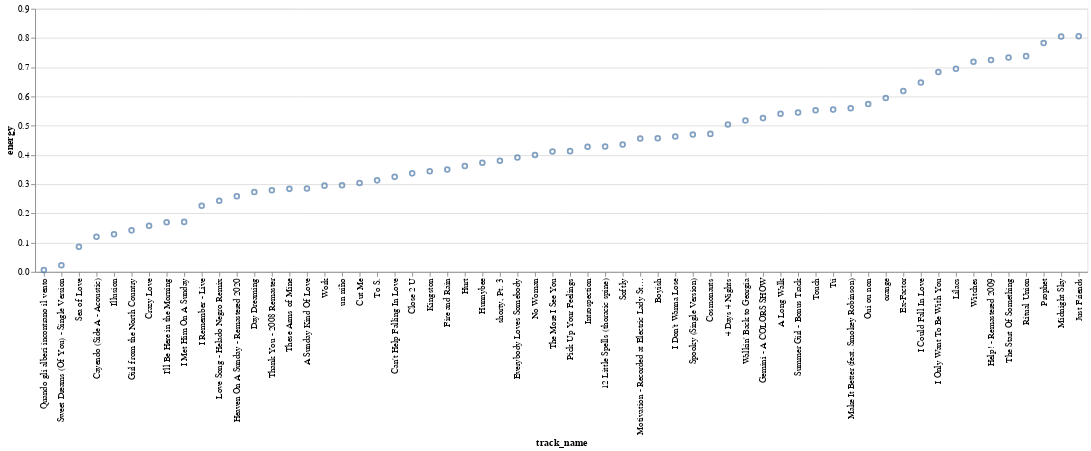

The notebook cell this image was saved under:
### Code cell
avas_energy = avas_audio_features_df.sort_values(by=['energy', "danceability"])
print(avas_energy["track_name"])

alt.Chart(avas_energy).mark_point().encode(
    x=alt.X("track_name", sort=None),
    y=alt.Y("energy"),
    tooltip=["artist", "track_name"]
)

### Figure 1 — Vega-Lite specification as saved in the notebook (floating-point values rounded to 4 significant figures)
{"config": {"view": {"continuousWidth": 400, "continuousHeight": 300}}, "data": {"name": "data-53bac8af68109fa2acf39f87df96c2fa"}, "mark": "point", "encoding": {"tooltip": [{"field": "artist", "type": "nominal"}, {"field": "track_name", "type": "nominal"}], "x": {"field": "track_name", "sort": null, "type": "nominal"}, "y": {"field": "energy", "type": "quantitative"}}, "$schema": "https://vega.github.io/schema/vega-lite/v4.17.0.json", "datasets": {"data-53bac8af68109fa2acf39f87df96c2fa": [{"artist": "Riccardo Lucciano", "album": "Quando gli alberi incontrano il vento", "track_name": "Quando gli alberi incontrano il vento", "track_id": "1HByqL0NBv4U3EXobDUkiy", "danceability": 0.331, "energy": 0.00622, "key": 2, "loudness": -27.57, "mode": 0, "speechiness": 0.0491, "instrumentalness": 0.897, "liveness": 0.0889, "valence": 0.061, "tempo": 68.03, "duration_ms": 175186, "time_signature": 4}, {"artist": "Patsy Cline", "album": "The Patsy Cline Story", "track_name": "Sweet Dreams (Of You) - Single Version", "track_id": "0gnQsZ607gfNhIUqCNFC1G", "danceability": 0.321, "energy": 0.0227, "key": 8, "loudness": -22.7, "mode": 1, "speechiness": 0.0349, "instrumentalness": 0.0, "liveness": 0.313, "valence": 0.312, "tempo": 83.32, "duration_ms": 155733, "time_signature": 4}, {"artist": "Cat Power", "album": "The Covers Record", "track_name": "Sea of Love", "track_id": "1J3w85cS3FEmoSKRu2dQJ8", "danceability": 0.561, "energy": 0.0859, "key": 6, "loudness": -11.48, "mode": 0, "speechiness": 0.0511, "instrumentalness": 0.0, "liveness": 0.16, "valence": 0.117, "tempo": 78.37, "duration_ms": 139467, "time_signature": 4}, {"artist": "Frank Ocean", "album": "Cayendo (Side A - Acoustic)", "track_name": "Cayendo (Side A - Acoustic)", "track_id": "72794Eag03xdy7TO0KNuid", "danceability": 0.35, "energy": 0.12, "key": 3, "loudness": -11.1, "mode": 0, "speechiness": 0.0393, "instrumentalness": 0.000289, "liveness": 0.103, "valence": 0.121, "tempo": 69.0, "duration_ms": 202200, "time_signature": 4}, {"artist": "Gaby Moreno", "album": "Ilusión", "track_name": "Illusion", "track_id": "5ZIa8cVHWHnq6AArR7E2Xe", "danceability": 0.458, "energy": 0.129, "key": 4, "loudness": -12.84, "mode": 1, "speechiness": 0.0497, "instrumentalness": 0.0, "liveness": 0.0908, "valence": 0.229, "tempo": 80.14, "duration_ms": 200547, "time_signature": 1}, {"artist": "Bob Dylan", "album": "Nashville Skyline", "track_name": "Girl from the North Country", "track_id": "4K1imZQQ0yKtJ40vGmUajS", "danceability": 0.607, "energy": 0.142, "key": 7, "loudness": -23.45, "mode": 1, "speechiness": 0.0382, "instrumentalness": 0.000197, "liveness": 0.121, "valence": 0.305, "tempo": 118.9, "duration_ms": 220400, "time_signature": 4}, {"artist": "Irene Diaz", "album": "I Love You Madly EP", "track_name": "Crazy Love", "track_id": "3C4njwEL5bda64vv1JAQt5", "danceability": 0.441, "energy": 0.158, "key": 3, "loudness": -13.52, "mode": 1, "speechiness": 0.0362, "instrumentalness": 0.00043, "liveness": 0.0901, "valence": 0.0384, "tempo": 158.7, "duration_ms": 226200, "time_signature": 4}, {"artist": "Townes Van Zandt", "album": "Townes Van Zandt", "track_name": "I'll Be Here in the Morning", "track_id": "0HLBLRkkTOlAmjonShicD0", "danceability": 0.558, "energy": 0.17, "key": 4, "loudness": -18.88, "mode": 1, "speechiness": 0.0331, "instrumentalness": 0.037, "liveness": 0.113, "valence": 0.635, "tempo": 76.83, "duration_ms": 180107, "time_signature": 4}, {"artist": "Laura Nyro", "album": "Gonna Take A Miracle", "track_name": "I Met Him On A Sunday", "track_id": "1BbuB46ewGPlZYSLtcdANi", "danceability": 0.731, "energy": 0.171, "key": 8, "loudness": -11.25, "mode": 1, "speechiness": 0.0908, "instrumentalness": 3.66e-06, "liveness": 0.108, "valence": 0.587, "tempo": 122.2, "duration_ms": 109827, "time_signature": 4}, {"artist": "Ms. Lauryn Hill", "album": "MTV Unplugged No. 2.0", "track_name": "I Remember - Live", "track_id": "7vXnfKmzcCXJgRei61vmIc", "danceability": 0.47, "energy": 0.226, "key": 4, "loudness": -13.06, "mode": 0, "speechiness": 0.101, "instrumentalness": 8.57e-06, "liveness": 0.841, "valence": 0.24, "tempo": 180.2, "duration_ms": 226667, "time_signature": 4}, {"artist": "Devendra Banhart", "album": "Love Song (Helado Negro Remix)", "track_name": "Love Song - Helado Negro Remix", "track_id": "2PKJ88Ap4ebLFxJ4lwAGRF", "danceability": 0.734, "energy": 0.243, "key": 0, "loudness": -15.84, "mode": 0, "speechiness": 0.0901, "instrumentalness": 0.0279, "liveness": 0.0623, "valence": 0.677, "tempo": 153.5, "duration_ms": 259227, "time_signature": 4}, {"artist": "Paul McCartney", "album": "Family", "track_name": "Heaven On A Sunday - Remastered 2020", "track_id": "2QKc9GUNeEWco5TnxU3U8N", "danceability": 0.821, "energy": 0.259, "key": 9, "loudness": -16.16, "mode": 0, "speechiness": 0.0393, "instrumentalness": 0.00077, "liveness": 0.0595, "valence": 0.526, "tempo": 99.92, "duration_ms": 266720, "time_signature": 4}, {"artist": "Aretha Franklin", "album": "Young, Gifted and Black", "track_name": "Day Dreaming", "track_id": "7L4G39PVgMfaeHRyi1ML7y", "danceability": 0.463, "energy": 0.273, "key": 0, "loudness": -15.36, "mode": 0, "speechiness": 0.074, "instrumentalness": 0.000367, "liveness": 0.101, "valence": 0.293, "tempo": 146.4, "duration_ms": 239960, "time_signature": 4}, {"artist": "Bonnie Raitt", "album": "Bonnie Raitt (2008 Remaster)", "track_name": "Thank You - 2008 Remaster", "track_id": "2zLIjfjQ8kMy7WSSLmF0I2", "danceability": 0.67, "energy": 0.279, "key": 5, "loudness": -15.59, "mode": 1, "speechiness": 0.0289, "instrumentalness": 0.00879, "liveness": 0.109, "valence": 0.552, "tempo": 77.82, "duration_ms": 170800, "time_signature": 4}, {"artist": "Otis Redding", "album": "Pain in My Heart", "track_name": "These Arms of Mine", "track_id": "4skknrc3sJqaPTtUr2cwFq", "danceability": 0.403, "energy": 0.284, "key": 10, "loudness": -14.01, "mode": 1, "speechiness": 0.0338, "instrumentalness": 0.0, "liveness": 0.142, "valence": 0.686, "tempo": 176.5, "duration_ms": 154533, "time_signature": 3}, {"artist": "Etta James", "album": "At Last!", "track_name": "A Sunday Kind Of Love", "track_id": "0zGLlXbHlrAyBN1x6sY0rb", "danceability": 0.421, "energy": 0.285, "key": 2, "loudness": -9.43, "mode": 0, "speechiness": 0.0293, "instrumentalness": 1.55e-06, "liveness": 0.233, "valence": 0.402, "tempo": 85.86, "duration_ms": 196133, "time_signature": 4}, {"artist": "Charlotte Day Wilson", "album": "Work", "track_name": "Work", "track_id": "5T1xKMA4xA7MDX4EiB8Cup", "danceability": 0.599, "energy": 0.295, "key": 1, "loudness": -8.036, "mode": 1, "speechiness": 0.0311, "instrumentalness": 0.208, "liveness": 0.0801, "valence": 0.162, "tempo": 129.9, "duration_ms": 224482, "time_signature": 3}, {"artist": "Alaina Castillo", "album": "mensajes de voz", "track_name": "un niño", "track_id": "1TXeqjCYIahhfooXkdb3aI", "danceability": 0.493, "energy": 0.296, "key": 7, "loudness": -5.598, "mode": 0, "speechiness": 0.0761, "instrumentalness": 0.0, "liveness": 0.0957, "valence": 0.351, "tempo": 197.7, "duration_ms": 185682, "time_signature": 3}, {"artist": "Moses Sumney", "album": "græ", "track_name": "Cut Me", "track_id": "6YheRoPUnQc0mXiWBUiQz5", "danceability": 0.509, "energy": 0.304, "key": 6, "loudness": -11.14, "mode": 1, "speechiness": 0.035, "instrumentalness": 0.00336, "liveness": 0.102, "valence": 0.355, "tempo": 165.8, "duration_ms": 250120, "time_signature": 4}, {"artist": "Father John Misty", "album": "To S. / To R.", "track_name": "To S.", "track_id": "0AF7W7iFUbBWrbAbNCN3wf", "danceability": 0.391, "energy": 0.313, "key": 2, "loudness": -9.942, "mode": 1, "speechiness": 0.0278, "instrumentalness": 0.0011, "liveness": 0.0916, "valence": 0.0963, "tempo": 72.97, "duration_ms": 260867, "time_signature": 4}, {"artist": "Elvis Presley", "album": "Elvis 30 #1 Hits", "track_name": "Can't Help Falling In Love", "track_id": "4hAUynwghvrqDXs1ejKNEq", "danceability": 0.438, "energy": 0.325, "key": 2, "loudness": -11.07, "mode": 1, "speechiness": 0.0268, "instrumentalness": 5e-06, "liveness": 0.107, "valence": 0.362, "tempo": 101.6, "duration_ms": 177840, "time_signature": 3}, {"artist": "Raveena", "album": "Moonstone EP", "track_name": "Close 2 U", "track_id": "7rgvhF2a3WjRkRtx2lndyc", "danceability": 0.758, "energy": 0.337, "key": 0, "loudness": -9.776, "mode": 1, "speechiness": 0.0494, "instrumentalness": 1.94e-05, "liveness": 0.165, "valence": 0.368, "tempo": 93.01, "duration_ms": 239835, "time_signature": 4}, {"artist": "Faye Webster", "album": "Atlanta Millionaires Club", "track_name": "Kingston", "track_id": "0EDQwboQDmswDRn58wcslg", "danceability": 0.729, "energy": 0.344, "key": 10, "loudness": -9.541, "mode": 0, "speechiness": 0.0395, "instrumentalness": 0.00107, "liveness": 0.134, "valence": 0.543, "tempo": 142.1, "duration_ms": 202160, "time_signature": 4}, {"artist": "James Taylor", "album": "Greatest Hits", "track_name": "Fire and Rain", "track_id": "1XUKItaRs2494LclJwHhl8", "danceability": 0.611, "energy": 0.35, "key": 5, "loudness": -14.48, "mode": 1, "speechiness": 0.0356, "instrumentalness": 7.84e-06, "liveness": 0.0844, "valence": 0.36, "tempo": 76.06, "duration_ms": 200579, "time_signature": 4}, {"artist": "Arlo Parks", "album": "Collapsed In Sunbeams", "track_name": "Hurt", "track_id": "6ZVVax9sMTB6HPKu36eYZs", "danceability": 0.676, "energy": 0.362, "key": 4, "loudness": -9.492, "mode": 0, "speechiness": 0.0323, "instrumentalness": 0.000249, "liveness": 0.168, "valence": 0.733, "tempo": 94.97, "duration_ms": 216027, "time_signature": 4}, {"artist": "Unknown Mortal Orchestra", "album": "Sex & Food", "track_name": "Hunnybee", "track_id": "3DPFmwFtV5ElQaTniLOdgk", "danceability": 0.956, "energy": 0.373, "key": 6, "loudness": -7.963, "mode": 1, "speechiness": 0.0773, "instrumentalness": 0.394, "liveness": 0.314, "valence": 0.568, "tempo": 120.0, "duration_ms": 268333, "time_signature": 4}, {"artist": "Deem Spencer", "album": "Pretty Face", "track_name": "shorty, Pt. 3", "track_id": "31XL5susxAEOSMNvahOg5F", "danceability": 0.544, "energy": 0.38, "key": 8, "loudness": -12.24, "mode": 1, "speechiness": 0.304, "instrumentalness": 0.011, "liveness": 0.102, "valence": 0.401, "tempo": 59.82, "duration_ms": 161442, "time_signature": 4}, {"artist": "Dean Martin", "album": "Everybody Loves Somebody", "track_name": "Everybody Loves Somebody", "track_id": "5I9sHwLDX28tLtzVgKLtpr", "danceability": 0.366, "energy": 0.391, "key": 3, "loudness": -12.32, "mode": 1, "speechiness": 0.0425, "instrumentalness": 0.0, "liveness": 0.352, "valence": 0.461, "tempo": 119.2, "duration_ms": 164547, "time_signature": 3}, {"artist": "Whitney", "album": "Light Upon the Lake", "track_name": "No Woman", "track_id": "1CLmFKW99S8eJrebO3GB04", "danceability": 0.581, "energy": 0.4, "key": 2, "loudness": -8.739, "mode": 1, "speechiness": 0.0291, "instrumentalness": 0.576, "liveness": 0.161, "valence": 0.433, "tempo": 112.3, "duration_ms": 237973, "time_signature": 4}, {"artist": "Chris Montez", "album": "The More I See You", "track_name": "The More I See You", "track_id": "2FqVUZc8DSxibYFtTiOI26", "danceability": 0.716, "energy": 0.412, "key": 3, "loudness": -12.06, "mode": 1, "speechiness": 0.0354, "instrumentalness": 0.0, "liveness": 0.0624, "valence": 0.51, "tempo": 124.3, "duration_ms": 163920, "time_signature": 4}, {"artist": "Jazmine Sullivan", "album": "Heaux Tales", "track_name": "Pick Up Your Feelings", "track_id": "2I7CJZLo2nDqGuzZJA1XlZ", "danceability": 0.758, "energy": 0.413, "key": 2, "loudness": -6.239, "mode": 0, "speechiness": 0.0464, "instrumentalness": 0.0, "liveness": 0.117, "valence": 0.599, "tempo": 85.46, "duration_ms": 229413, "time_signature": 3}, {"artist": "UMI", "album": "Introspection", "track_name": "Introspection", "track_id": "5byMYiGxEFH2UzqNWOztGW", "danceability": 0.613, "energy": 0.428, "key": 0, "loudness": -9.064, "mode": 1, "speechiness": 0.0514, "instrumentalness": 0.0, "liveness": 0.254, "valence": 0.352, "tempo": 105.1, "duration_ms": 168907, "time_signature": 4}, {"artist": "Esperanza Spalding", "album": "12 Little Spells (Deluxe Edition)", "track_name": "12 Little Spells (thoracic spine)", "track_id": "0ZoE1JZG6cqjckvvUBqHrT", "danceability": 0.425, "energy": 0.429, "key": 4, "loudness": -11.29, "mode": 1, "speechiness": 0.037, "instrumentalness": 6.93e-05, "liveness": 0.219, "valence": 0.0517, "tempo": 125.7, "duration_ms": 293053, "time_signature": 4}, {"artist": "Clairo", "album": "Immunity", "track_name": "Softly", "track_id": "4PvbbMYL4fkToni5BLaYRb", "danceability": 0.759, "energy": 0.436, "key": 0, "loudness": -11.23, "mode": 0, "speechiness": 0.0419, "instrumentalness": 0.0113, "liveness": 0.102, "valence": 0.782, "tempo": 94.03, "duration_ms": 185307, "time_signature": 4}, {"artist": "MUNA", "album": "Spotify Singles", "track_name": "Motivation - Recorded at Electric Lady Studios NYC", "track_id": "6vFifFwgq4Z3csFE6zi9Fd", "danceability": 0.636, "energy": 0.456, "key": 2, "loudness": -8.787, "mode": 1, "speechiness": 0.0381, "instrumentalness": 0.000826, "liveness": 0.173, "valence": 0.646, "tempo": 124.0, "duration_ms": 206079, "time_signature": 4}, {"artist": "Japanese Breakfast", "album": "Soft Sounds from Another Planet", "track_name": "Boyish", "track_id": "0De8H4o9xzPtjRp9dns0L5", "danceability": 0.227, "energy": 0.457, "key": 2, "loudness": -7.459, "mode": 1, "speechiness": 0.0299, "instrumentalness": 0.000447, "liveness": 0.189, "valence": 0.371, "tempo": 106.7, "duration_ms": 213987, "time_signature": 4}, {"artist": "Kate Bollinger", "album": "I Don't Wanna Lose", "track_name": "I Don't Wanna Lose", "track_id": "1o3QC3SiP40iupA6hzx4EH", "danceability": 0.5, "energy": 0.463, "key": 7, "loudness": -10.76, "mode": 1, "speechiness": 0.0583, "instrumentalness": 0.00221, "liveness": 0.209, "valence": 0.331, "tempo": 141.9, "duration_ms": 200828, "time_signature": 4}, {"artist": "Dusty Springfield", "album": "Love Songs", "track_name": "Spooky (Single Version)", "track_id": "4RYwE31p4KflK1h7J7m1Yt", "danceability": 0.776, "energy": 0.47, "key": 4, "loudness": -10.31, "mode": 0, "speechiness": 0.0318, "instrumentalness": 0.0, "liveness": 0.139, "valence": 0.963, "tempo": 106.3, "duration_ms": 164933, "time_signature": 4}, {"artist": "Fiona Apple", "album": "Fetch The Bolt Cutters", "track_name": "Cosmonauts", "track_id": "7eGoc6UmwiRAVnilTZajNC", "danceability": 0.547, "energy": 0.472, "key": 0, "loudness": -9.218, "mode": 1, "speechiness": 0.256, "instrumentalness": 0.0, "liveness": 0.168, "valence": 0.537, "tempo": 113.7, "duration_ms": 239310, "time_signature": 4}, {"artist": "Kitty", "album": "Nights", "track_name": "4 Days 4 Nights", "track_id": "2n9Po9WXY3WycYS5hfDsJc", "danceability": 0.683, "energy": 0.504, "key": 9, "loudness": -10.12, "mode": 0, "speechiness": 0.0755, "instrumentalness": 0.0, "liveness": 0.0892, "valence": 0.144, "tempo": 139.0, "duration_ms": 258182, "time_signature": 4}, {"artist": "Jim Croce", "album": "You Don't Mess Around With Jim", "track_name": "Walkin' Back to Georgia", "track_id": "51ueZKM83MTRv9rgiDfI6Y", "danceability": 0.661, "energy": 0.518, "key": 6, "loudness": -10.06, "mode": 0, "speechiness": 0.0319, "instrumentalness": 1.78e-05, "liveness": 0.0953, "valence": 0.776, "tempo": 127.3, "duration_ms": 170760, "time_signature": 4}, {"artist": "Princess Nokia", "album": "Gemini - A COLORS SHOW", "track_name": "Gemini - A COLORS SHOW", "track_id": "0KHRpftQXPXk1ZJrBRjbu7", "danceability": 0.707, "energy": 0.526, "key": 9, "loudness": -8.016, "mode": 1, "speechiness": 0.403, "instrumentalness": 1.35e-06, "liveness": 0.12, "valence": 0.809, "tempo": 80.31, "duration_ms": 184827, "time_signature": 4}, {"artist": "Jill Scott", "album": "Who Is Jill Scott? - Words and Sounds, Vol. 1", "track_name": "A Long Walk", "track_id": "1CeizRCGEYPWooEeVfmyFL", "danceability": 0.713, "energy": 0.541, "key": 6, "loudness": -9.295, "mode": 0, "speechiness": 0.248, "instrumentalness": 0.000137, "liveness": 0.112, "valence": 0.28, "tempo": 75.71, "duration_ms": 280973, "time_signature": 4}, {"artist": "HAIM", "album": "Women In Music Pt. III", "track_name": "Summer Girl - Bonus Track", "track_id": "4iVAyRRWdgjwBooBaSkSRc", "danceability": 0.514, "energy": 0.545, "key": 1, "loudness": -7.96, "mode": 0, "speechiness": 0.224, "instrumentalness": 0.0149, "liveness": 0.162, "valence": 0.611, "tempo": 100.0, "duration_ms": 205027, "time_signature": 4}, {"artist": "Alice Phoebe Lou", "album": "Touch", "track_name": "Touch", "track_id": "5K47l1WrsmJmjNptaYOALt", "danceability": 0.64, "energy": 0.553, "key": 8, "loudness": -9.465, "mode": 1, "speechiness": 0.0233, "instrumentalness": 0.000548, "liveness": 0.162, "valence": 0.805, "tempo": 98.08, "duration_ms": 208051, "time_signature": 4}, {"artist": "maye", "album": "Tú", "track_name": "Tú", "track_id": "1jecO8NeYLsVWVptITz4c1", "danceability": 0.732, "energy": 0.555, "key": 5, "loudness": -7.973, "mode": 1, "speechiness": 0.0326, "instrumentalness": 0.0, "liveness": 0.112, "valence": 0.73, "tempo": 115.0, "duration_ms": 206612, "time_signature": 4}, {"artist": "Anderson .Paak", "album": "Ventura", "track_name": "Make It Better (feat. Smokey Robinson)", "track_id": "4SBVWkRIMJ6WBCYPvr5Bwr", "danceability": 0.676, "energy": 0.56, "key": 4, "loudness": -6.024, "mode": 0, "speechiness": 0.0643, "instrumentalness": 0.00403, "liveness": 0.137, "valence": 0.551, "tempo": 178.6, "duration_ms": 219332, "time_signature": 4}, {"artist": "Angèle", "album": "Brol La Suite", "track_name": "Oui ou non", "track_id": "7rBP4bLjMLNkix1nGHjheP", "danceability": 0.649, "energy": 0.574, "key": 2, "loudness": -7.856, "mode": 1, "speechiness": 0.143, "instrumentalness": 1.28e-05, "liveness": 0.161, "valence": 0.361, "tempo": 199.9, "duration_ms": 196800, "time_signature": 4}, {"artist": "CLAY", "album": "orange", "track_name": "orange", "track_id": "1xMT1AcN5fOaaiGqGjqrMO", "danceability": 0.595, "energy": 0.595, "key": 9, "loudness": -7.13, "mode": 0, "speechiness": 0.167, "instrumentalness": 1.18e-06, "liveness": 0.0963, "valence": 0.339, "tempo": 86.33, "duration_ms": 212480, "time_signature": 4}, {"artist": "Ms. Lauryn Hill", "album": "The Miseducation of Lauryn Hill", "track_name": "Ex-Factor", "track_id": "2VjXGuPVVxyhMgER3Uz2Fe", "danceability": 0.593, "energy": 0.619, "key": 3, "loudness": -9.003, "mode": 0, "speechiness": 0.0976, "instrumentalness": 0.0, "liveness": 0.484, "valence": 0.668, "tempo": 80.02, "duration_ms": 326533, "time_signature": 4}, {"artist": "Selena", "album": "Lo Mejor De…", "track_name": "I Could Fall In Love", "track_id": "3BK927dUqOGro6GtXO3e2S", "danceability": 0.541, "energy": 0.648, "key": 1, "loudness": -10.36, "mode": 0, "speechiness": 0.0321, "instrumentalness": 0.0023, "liveness": 0.046, "valence": 0.496, "tempo": 158.0, "duration_ms": 281187, "time_signature": 4}, {"artist": "Dusty Springfield", "album": "Stay Awhile / I Only Want To Be With You", "track_name": "I Only Want To Be With You", "track_id": "31A3oqQxDLdG9HRx45z62d", "danceability": 0.602, "energy": 0.684, "key": 7, "loudness": -8.021, "mode": 1, "speechiness": 0.029, "instrumentalness": 0.0, "liveness": 0.175, "valence": 0.961, "tempo": 133.0, "duration_ms": 158200, "time_signature": 4}, {"artist": "Waxahatchee", "album": "Saint Cloud", "track_name": "Lilacs", "track_id": "5MDUdi9T4Ee4Kv33SbewC3", "danceability": 0.74, "energy": 0.695, "key": 7, "loudness": -9.445, "mode": 1, "speechiness": 0.0303, "instrumentalness": 3.55e-05, "liveness": 0.0752, "valence": 0.427, "tempo": 103.0, "duration_ms": 195600, "time_signature": 4}, {"artist": "Alice Phoebe Lou", "album": "Witches", "track_name": "Witches", "track_id": "4CZgaNdobtnTfBevPBje0c", "danceability": 0.576, "energy": 0.719, "key": 8, "loudness": -5.749, "mode": 1, "speechiness": 0.0583, "instrumentalness": 4.78e-06, "liveness": 0.116, "valence": 0.729, "tempo": 73.12, "duration_ms": 195079, "time_signature": 4}, {"artist": "The Beatles", "album": "Help! (Remastered)", "track_name": "Help! - Remastered 2009", "track_id": "7DD7eSuYSC5xk2ArU62esN", "danceability": 0.534, "energy": 0.725, "key": 6, "loudness": -7.576, "mode": 0, "speechiness": 0.0332, "instrumentalness": 0.0, "liveness": 0.0994, "valence": 0.763, "tempo": 95.0, "duration_ms": 139560, "time_signature": 4}, {"artist": "Voxtrot", "album": "Raised By Wolves EP", "track_name": "The Start Of Something", "track_id": "6K5GAopLZzzg0ZX8k5GWwh", "danceability": 0.632, "energy": 0.733, "key": 8, "loudness": -6.924, "mode": 1, "speechiness": 0.0293, "instrumentalness": 1.04e-05, "liveness": 0.0988, "valence": 0.707, "tempo": 107.1, "duration_ms": 271747, "time_signature": 4}, {"artist": "Little Dragon", "album": "Ritual Union", "track_name": "Ritual Union", "track_id": "5uTjNzGKCQ50synrf9dWmT", "danceability": 0.7, "energy": 0.738, "key": 1, "loudness": -4.398, "mode": 1, "speechiness": 0.0324, "instrumentalness": 0.00527, "liveness": 0.22, "valence": 0.796, "tempo": 144.0, "duration_ms": 210267, "time_signature": 4}, {"artist": "King Princess", "album": "Prophet", "track_name": "Prophet", "track_id": "4vFTpKeY2F3ckwhULrtS0z", "danceability": 0.502, "energy": 0.783, "key": 7, "loudness": -4.718, "mode": 1, "speechiness": 0.105, "instrumentalness": 0.000464, "liveness": 0.099, "valence": 0.626, "tempo": 166.0, "duration_ms": 249773, "time_signature": 4}, {"artist": "Miley Cyrus", "album": "Plastic Hearts", "track_name": "Midnight Sky", "track_id": "4i2qxFEVVUi8yOYoxB8TCX", "danceability": 0.699, "energy": 0.805, "key": 4, "loudness": -5.535, "mode": 0, "speechiness": 0.0345, "instrumentalness": 0.00177, "liveness": 0.249, "valence": 0.232, "tempo": 110.0, "duration_ms": 223280, "time_signature": 4}, {"artist": "Amy Winehouse", "album": "Back To Black", "track_name": "Just Friends", "track_id": "2i1S5Dq9SaFGcnw8mnb4ks", "danceability": 0.754, "energy": 0.806, "key": 9, "loudness": -4.767, "mode": 1, "speechiness": 0.0388, "instrumentalness": 0.0274, "liveness": 0.204, "valence": 0.532, "tempo": 95.51, "duration_ms": 191840, "time_signature": 4}]}}
